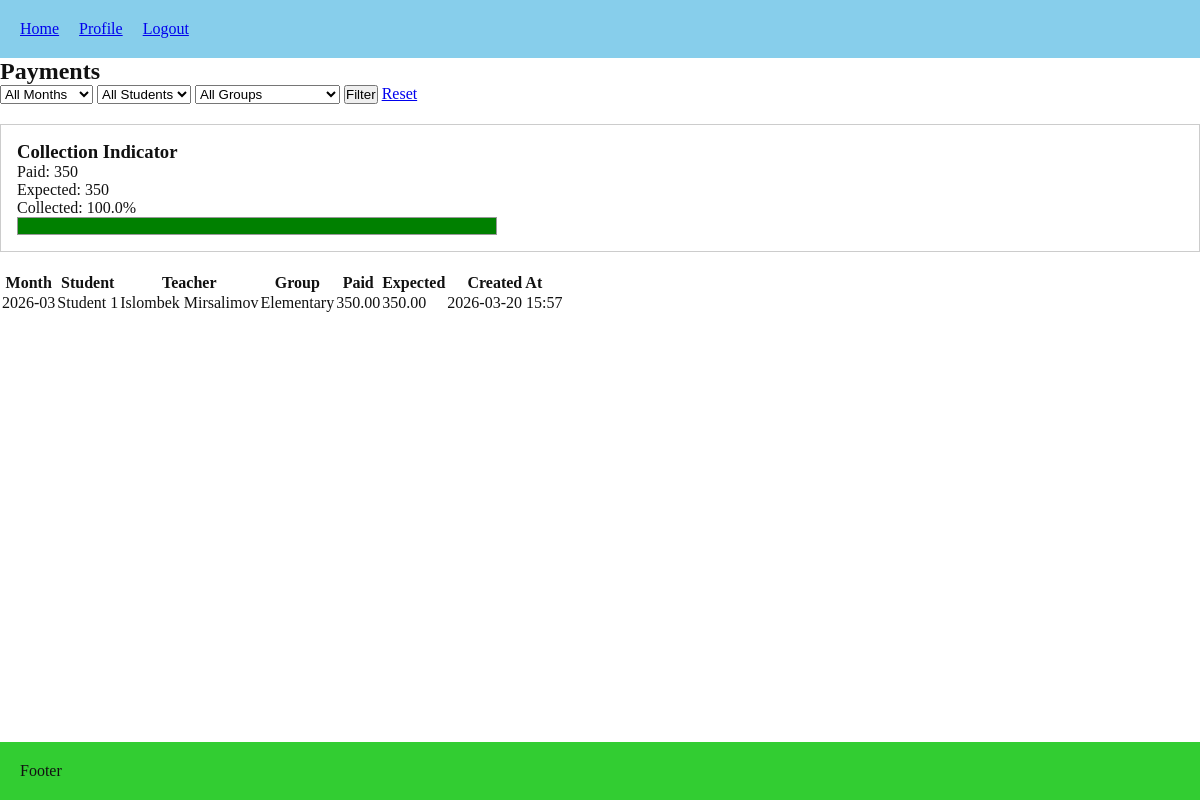
The app's page /payments/dashboard/ (signed in), older data.
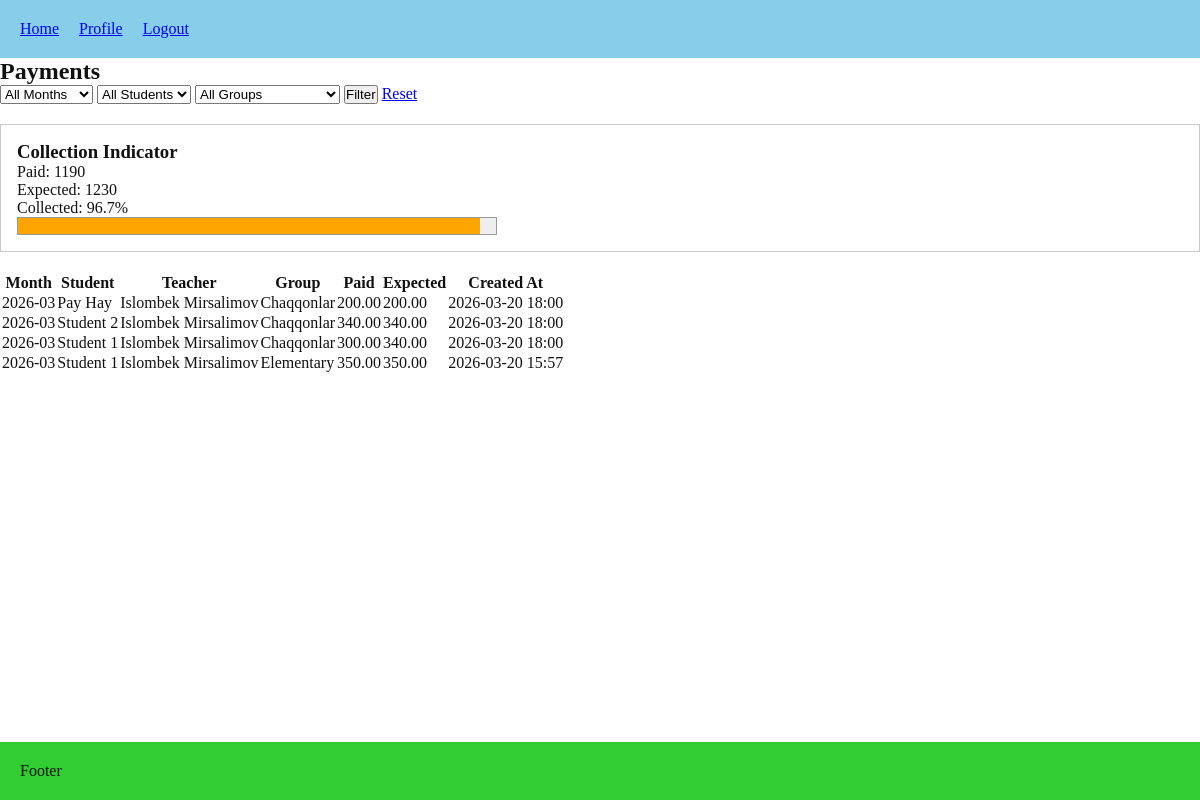
The same page, newer data.
### payments/models.py (models this page shows, shortened)
class Payment(models.Model):
    enrollment = models.ForeignKey(
        Enrollment,
        on_delete=models.RESTRICT,
        related_name="payments",
    )
    student = models.ForeignKey(
        User,
        on_delete=models.RESTRICT,
        related_name="payments",
        limit_choices_to={"role": User.Role.STUDENT},
        editable=False,
    )
    group = models.ForeignKey(
        Group,
        on_delete=models.RESTRICT,
        related_name="payments",
        editable=False,
    )
    expected_amount = models.DecimalField(
        max_digits=8,
        decimal_places=2,
        editable=False,
    )
    paid_amount = models.DecimalField(
        max_digits=8,
        decimal_places=2,
    )
    created_at = models.DateTimeField(auto_now_add=True)
    payment_year = models.PositiveSmallIntegerField(default=current_year)
    payment_month = models.PositiveSmallIntegerField(default=current_month)

### users/models.py (models this page shows, shortened)
class User(AbstractUser):
    username = models.CharField(
        max_length=150,
        unique=True,
        blank=True,
        editable=False
    )
    class Role(models.TextChoices):
        ADMIN = 'ADMIN', 'Admin'
        TEACHER = 'TEACHER', 'Teacher'
        STUDENT = 'STUDENT', 'Student'
    ROLE_PREFIXES = {
        Role.ADMIN: 'adm',
        Role.TEACHER: 'tch',
        Role.STUDENT: 'std',
    }
    role = models.CharField(max_length=20, choices=Role.choices, default=Role.STUDENT)
    phone_number = models.CharField(max_length=15, blank=True)
    must_reset_password = models.BooleanField(default=True)
    class Meta:
        constraints = [
            models.UniqueConstraint(fields=["first_name", "last_name", "role"], name="unique_full_name_per_role")
        ]

### lessons/models.py (models this page shows, shortened)
class Group(models.Model):
    name = models.CharField(max_length=100, unique=True)
    subject = models.ForeignKey(Subject, on_delete=models.RESTRICT, related_name="groups")
    teacher = models.ForeignKey(User, on_delete=models.CASCADE, limit_choices_to={"role": "TEACHER"}, related_name="teaching_groups")
    homework_description = models.TextField(blank=True, null=True)
    homework_updated_at = models.DateTimeField(blank=True, null=True)
    default_payment_amount = models.DecimalField(max_digits=10, decimal_places=2, blank=True, null=True)
    week_days = models.CharField(max_length=50, blank=True, null=True)
    start_time = models.TimeField(blank=True, null=True)
    end_time = models.TimeField(blank=True, null=True)
    start_date = models.DateField(default=date.today)
    end_date = models.DateField(blank=True, null=True)

### payments/views.py (the view, shortened to what this page needs)
# urls.py: path("dashboard/", views.payment_dashboard, name="dashboard"),
@login_required
def payment_dashboard(request):
    scoped_payments = (
        Payment.objects
        .select_related("student", "group", "group__teacher", "enrollment")
        .order_by("-payment_year", "-payment_month", "-created_at")
    )
    if request.user.role == User.Role.TEACHER:
        scoped_payments = scoped_payments.filter(group__teacher=request.user)
    elif request.user.role == User.Role.STUDENT:
        scoped_payments = scoped_payments.filter(student=request.user)
    selected_month = request.GET.get("month", "")
    selected_teacher = request.GET.get("teacher", "")
    selected_group = request.GET.get("group", "")
    payments = scoped_payments
    if selected_teacher:
        payments = payments.filter(group__teacher_id=selected_teacher)
    if selected_group:
        payments = payments.filter(group_id=selected_group)
    money_field = DecimalField(max_digits=12, decimal_places=2)
    totals = payments.aggregate(
        total_paid=Coalesce(
            Sum("paid_amount"),
            Value(Decimal("0.00")),
            output_field=money_field,
        ),
        total_expected=Coalesce(
            Sum("expected_amount"),
            Value(Decimal("0.00")),
            output_field=money_field,
        ),
    )
    total_paid = totals["total_paid"]
    total_expected = totals["total_expected"]
    collection_percent = round((total_paid / total_expected) * 100, 1) if total_expected else 0
    teacher_ids = scoped_payments.values_list("group__teacher_id", flat=True).distinct()
    group_ids = scoped_payments.values_list("group_id", flat=True).distinct()
    teachers = User.objects.filter(
        pk__in=teacher_ids,
        role=User.Role.TEACHER,
    ).order_by("first_name", "last_name", "username")
    groups = Group.objects.filter(
        pk__in=group_ids,
    ).select_related("subject", "teacher").order_by("name")
    month_rows = (
        scoped_payments
        .values("payment_year", "payment_month")
        .distinct()
        .order_by("-payment_year", "-payment_month")
    )
    month_choices = [
        {
            "value": f"{row['payment_year']}-{row['payment_month']:02d}",
            "label": date(row["payment_year"], row["payment_month"], 1).strftime("%B %Y"),
        }
        for row in month_rows
    ]
    return render(request, "payments/payment_dashboard.html", {
        "payments": payments,
        "teachers": teachers,
        "groups": groups,
        "month_choices": month_choices,
        "selected_month": selected_month,
        "selected_teacher": selected_teacher,
        "selected_group": selected_group,
        "total_paid": total_paid,
        "total_expected": total_expected,
        "collection_percent": collection_percent,
    })

### lessons/models.py (called while the page is built)
    def __str__(self):
        return self.name

### payments/templates/payments/payment_dashboard.html (shortened to what this page needs)
{% extends "core/base.html" %}
{% block content %}
<h2>Payments</h2>
<form method="get" id="payments-filter-form">
    <select name="month">
        <option value="">All Months</option>
    </select>
    {% if request.user.role != "STUDENT" %}
        <select name="student">
            <option value="">All Students</option>
        </select>
    {% endif %}
    <select name="group">
        <option value="">All Groups</option>
    </select>
    <button type="submit">Filter</button>
    <a href="{% url 'payments:dashboard' %}">Reset</a>
</form>
<div style="margin: 20px 0; padding: 16px; border: 1px solid #ccc;">
    <h3>Collection Indicator</h3>
    <p>Paid: {{ total_paid }}</p>
    <p>Expected: {{ total_expected }}</p>
    <p>Collected: {{ collection_percent }}%</p>
    <div style="width: 100%; max-width: 480px; height: 18px; border: 1px solid #999; background: #eee;">
        <div
            style="height: 100%; width: {% if collection_percent > 100 %}100{% else %}{{ collection_percent }}{% endif %}%; background: {% if collection_percent >= 100 %}green{% elif collection_percent >= 70 %}orange{% else %}crimson{% endif %};">
        </div>
    </div>
</div>
<table>
    <thead>
        <tr>
            <th>Month</th>
            <th>Student</th>
            <th>Teacher</th>
            <th>Group</th>
            <th>Paid</th>
            <th>Expected</th>
            <th>Created At</th>
        </tr>
    </thead>
    <tbody>
        {% for payment in payments %}
            <tr>
                <td>{{ payment.payment_year }}-{{ payment.payment_month|stringformat:"02d" }}</td>
                <td>{{ payment.student.get_full_name|default:payment.student.username }}</td>
                <td>{{ payment.group.teacher.get_full_name|default:payment.group.teacher.username }}</td>
                <td>{{ payment.group.name }}</td>
                <td>{{ payment.paid_amount }}</td>
                <td>{{ payment.expected_amount }}</td>
                <td>{{ payment.created_at|date:"Y-m-d H:i" }}</td>
            </tr>
        {% empty %}
            <tr>
                <td colspan="7">No payments found.</td>
            </tr>
        {% endfor %}
    </tbody>
</table>
{% endblock %}

### core/templates/core/base.html (shortened to what this page needs)
<!DOCTYPE html>
<html>
<head>
    {% load static %}
    <link rel="stylesheet" href="{% static 'core/style.css' %}">
</head>
<body class="theme-{{ request.user.settings.theme|default:'LIGHT'|lower }}">
    <header>
        <nav>
            <ul style="display:flex">
                <li><a href="{% url 'core:index' %}" style="margin-right: 20px">Home</a></li>
                {% if user.is_authenticated %}
                    <li><a href="{% url 'users:profile' %}" style="margin-right: 20px">Profile</a></li>
                    <li><a href="{% url 'users:logout' %}">Logout</a></li>
                {% else %}
                    <li><a href="{% url 'users:login' %}">Login</a></li>
                {% endif %}
            </ul>
        </nav>
    </header>
    <main>
        {% block content %}
        {% endblock content %}
    </main>
    <footer>
        <p>Footer</p>
    </footer>
</body>
</html>

### core/static/core/style.css (style rules this page uses)
* { box-sizing: border-box; margin: 0; padding: 0; list-style: none; }
:root { font-size: 12; --theme-color: skyblue; --secondary-color: limegreen; }
.theme-light { --bg: #ffffff; --text: #111111; --surface: #f5f5f5; --border: #e0e0e0; }
body { background-color: var(--bg); color: var(--text); display: flex; flex-direction: column; min-height: 100vh; }
header { background: var(--theme-color); padding: 20px; }
main { flex: 1; }
footer { background-color: var(--secondary-color); padding: 20px; }
a { transition: 0.3s; }

Row changes from the older to the newer data that the page shows:
added Payment: payment_year "2026", payment_month "03", student.get_full_name "Pay Hay", group.teacher.get_full_name "Islombek Mirsalimov", group.name "Chaqqonlar", paid_amount "200.00", expected_amount "200.00", created_at "2026-03-20 18:00"
added Payment: payment_year "2026", payment_month "03", student.get_full_name "Student 2", group.teacher.get_full_name "Islombek Mirsalimov", group.name "Chaqqonlar", paid_amount "340.00", expected_amount "340.00", created_at "2026-03-20 18:00"
added Payment: payment_year "2026", payment_month "03", student.get_full_name "Student 1", group.teacher.get_full_name "Islombek Mirsalimov", group.name "Chaqqonlar", paid_amount "300.00", expected_amount "340.00", created_at "2026-03-20 18:00"
Text that changed along with them:
{{ total_paid }}: "350" → "1190"
{{ total_expected }}: "350" → "1230"
{{ collection_percent }}: "100.0" → "96.7"
{{ collection_percent }}: 100.0 → 96.7 (drawn)
